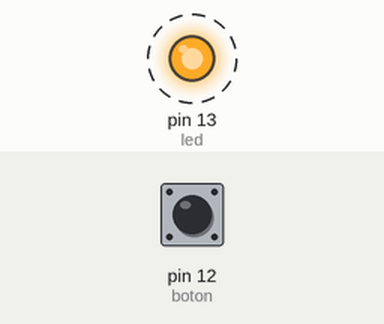
This sketch was run on a simulated Arduino Uno, built with avr-gcc and run on an emulated ATmega328P. Shown: output pins drawn as LEDs (lit = HIGH). Dashed ring = blinking. Inputs (shaded band) come from the test bench; at power-on: pin 12 (boton) HIGH.

Above: at 0.5 s.
Timing chart, 0 to 4.6 s (numbered marks = the images above):
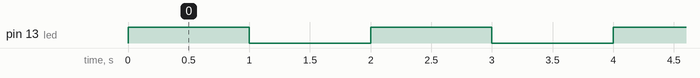

The sketch:

p1_frecuencia.ino
```cpp
//uso constantes para nombrar a los pines
const int boton = 12;
const int led = 13;
int val;
int contH;
// the setup function runs once when you press reset or power the board
void setup() {

  // initialize digital pin LED_BUILTIN as an output.
  pinMode(boton, INPUT);
  pinMode(led, OUTPUT);
  contH = 0;
}


// the loop function runs over and over again forever
void loop() {
  //con val vemos cual es el estado del boton
  val = digitalRead(boton);
  digitalWrite(led, HIGH);
  if(val == LOW) delay(500);
  else delay(1000);
  digitalWrite(led, LOW);
  if(val == LOW) delay(500);
  else delay(1000);
}
```

Measured:
- by itself, pin 13 (led): alternates HIGH for 1.0 s and LOW for 1.0 s
